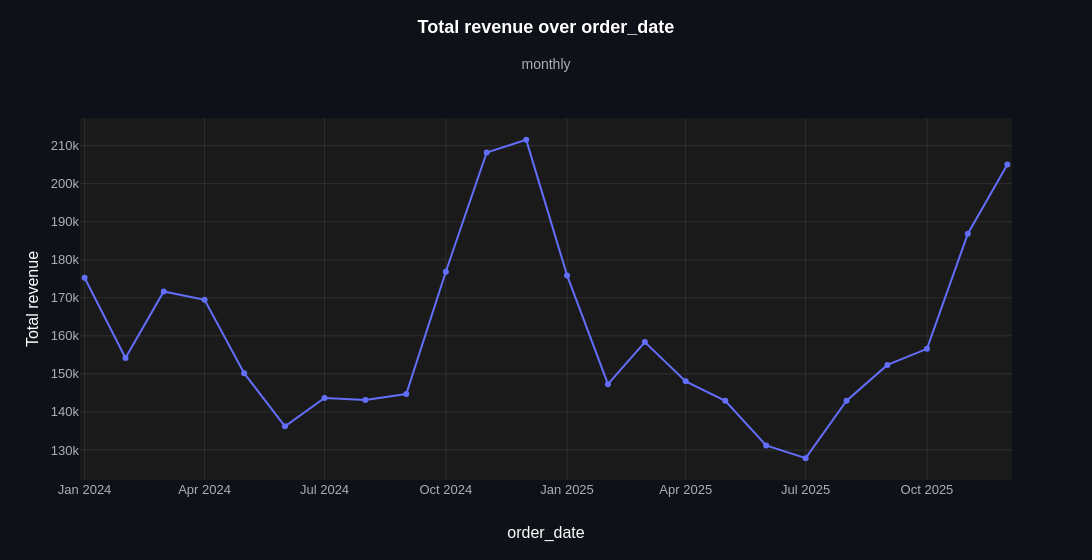

Notebook code cell kept with this figure:
### Markdown cell above
**`time_grain`** (`{"hour", "day", "week", "month", "quarter", "year"}, "auto" or
None, default "auto"`): the calendar of a time `x`. Dates are bucketed into this
period (weeks start on Monday, as SQL's `date_trunc('week', ...)`), and every period
from the first to the last is on the axis. The same raw orders, bucketed into months,
give exactly the revenue line of the `monthly` query, which summed per month in SQL:
raw rows and a pre-aggregated query make the same chart.

### Code cell
ev.line_plot(orders, "order_date", "revenue", agg="sum", time_grain="month")

### Figure 1 — Plotly figure (JSON) as saved in the notebook; plotly's stock layout.template omitted (floating-point values rounded to 4 significant figures)
{"data": [{"cliponaxis": false, "connectgaps": false, "hovertemplate": "%{hovertext}<extra></extra>", "hovertext": ["Total revenue: <b>175.3k</b><br>n = 1,418", "Total revenue: <b>154.2k</b><br>n = 1,214", "Total revenue: <b>171.7k</b><br>n = 1,274", "Total revenue: <b>169.5k</b><br>n = 1,176", "Total revenue: <b>150.2k</b><br>n = 1,129", "Total revenue: <b>136.2k</b><br>n = 1,093", "Total revenue: <b>143.7k</b><br>n = 1,151", "Total revenue: <b>143.1k</b><br>n = 1,201", "Total revenue: <b>144.7k</b><br>n = 1,214", "Total revenue: <b>176.9k</b><br>n = 1,374", "Total revenue: <b>208.2k</b><br>n = 1,755", "Total revenue: <b>211.5k</b><br>n = 1,807", "Total revenue: <b>175.9k</b><br>n = 1,434", "Total revenue: <b>147.3k</b><br>n = 1,229", "Total revenue: <b>158.4k</b><br>n = 1,250", "Total revenue: <b>148k</b><br>n = 1,006", "Total revenue: <b>142.9k</b><br>n = 1,003", "Total revenue: <b>131.2k</b><br>n = 939", "Total revenue: <b>127.8k</b><br>n = 966", "Total revenue: <b>143k</b><br>n = 991", "Total revenue: <b>152.4k</b><br>n = 1,048", "Total revenue: <b>156.6k</b><br>n = 1,137", "Total revenue: <b>186.9k</b><br>n = 1,464", "Total revenue: <b>205.1k</b><br>n = 1,539"], "legendrank": 1, "line": {"color": "#636EFA", "shape": "linear", "width": 2}, "marker": {"color": "#636EFA", "size": 6}, "meta": {"group": null, "role": "data"}, "mode": "lines+markers", "name": "Total revenue", "showlegend": false, "type": "scatter", "x": ["2024-01-01T00:00:00", "2024-02-01T00:00:00", "2024-03-01T00:00:00", "2024-04-01T00:00:00", "2024-05-01T00:00:00", "2024-06-01T00:00:00", "2024-07-01T00:00:00", "2024-08-01T00:00:00", "2024-09-01T00:00:00", "2024-10-01T00:00:00", "2024-11-01T00:00:00", "2024-12-01T00:00:00", "2025-01-01T00:00:00", "2025-02-01T00:00:00", "2025-03-01T00:00:00", "2025-04-01T00:00:00", "2025-05-01T00:00:00", "2025-06-01T00:00:00", "2025-07-01T00:00:00", "2025-08-01T00:00:00", "2025-09-01T00:00:00", "2025-10-01T00:00:00", "2025-11-01T00:00:00", "2025-12-01T00:00:00"], "y": [175300.0, 154200.0, 171700.0, 169500.0, 150200.0, 136200.0, 143700.0, 143100.0, 144700.0, 176900.0, 208200.0, 211500.0, 175900.0, 147300.0, 158400.0, 148000.0, 142900.0, 131200.0, 127800.0, 143000.0, 152400.0, 156600.0, 186900.0, 205100.0]}], "layout": {"height": 560, "hovermode": "x unified", "legend": {"title": {"text": ""}, "traceorder": "normal"}, "margin": {"t": 118}, "showlegend": false, "title": {"subtitle": {"text": "monthly"}, "text": "<b>Total revenue over order_date</b>"}, "width": 1400, "xaxis": {"range": ["2023-12-28T12:00:00", "2025-12-04T12:00:00"], "title": {"text": "order_date"}, "type": "date", "unifiedhovertitle": {"text": "%{x|%b %Y}"}}, "yaxis": {"title": {"text": "Total revenue"}}}}
